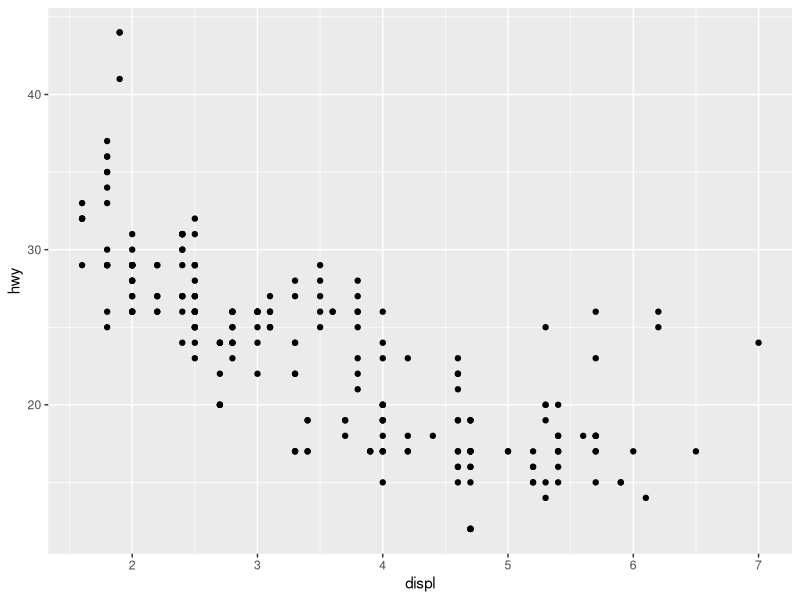
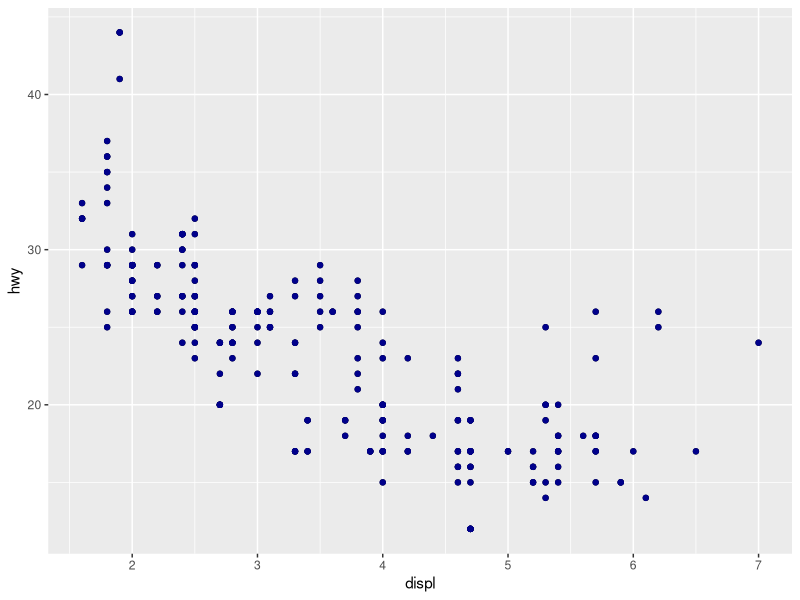
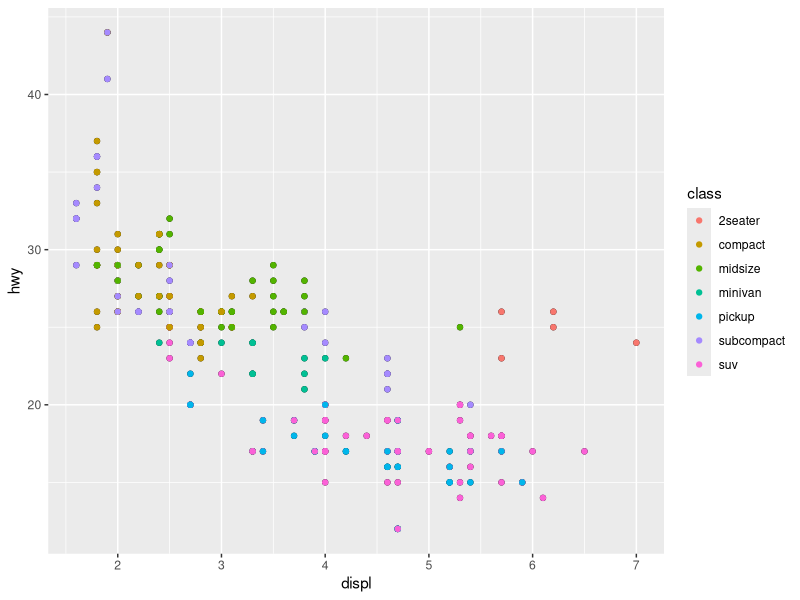
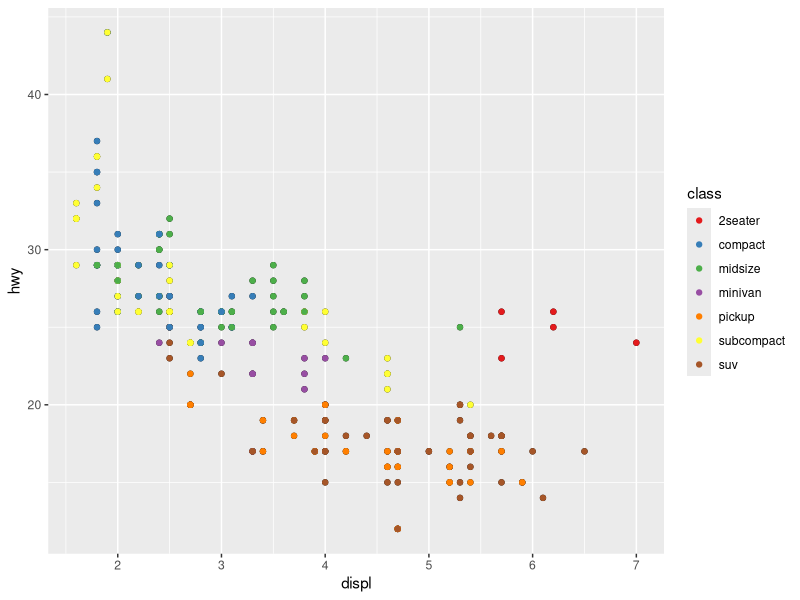
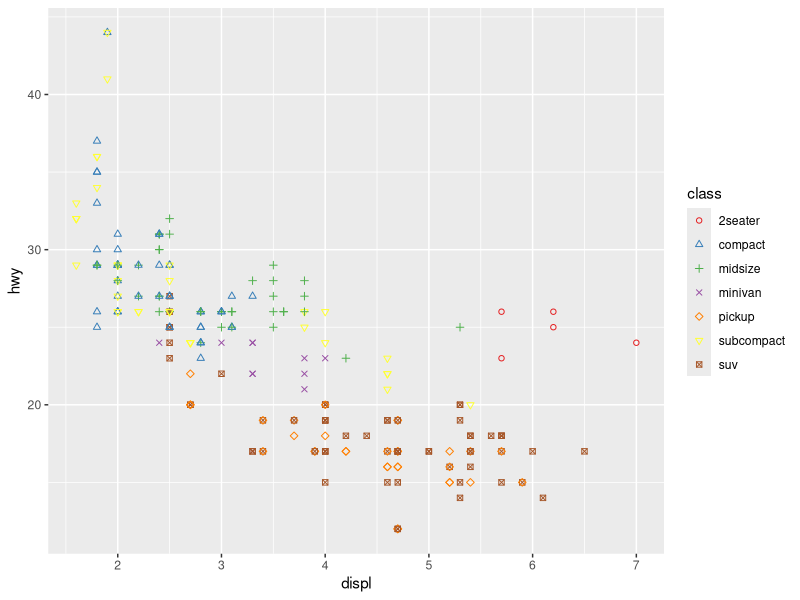
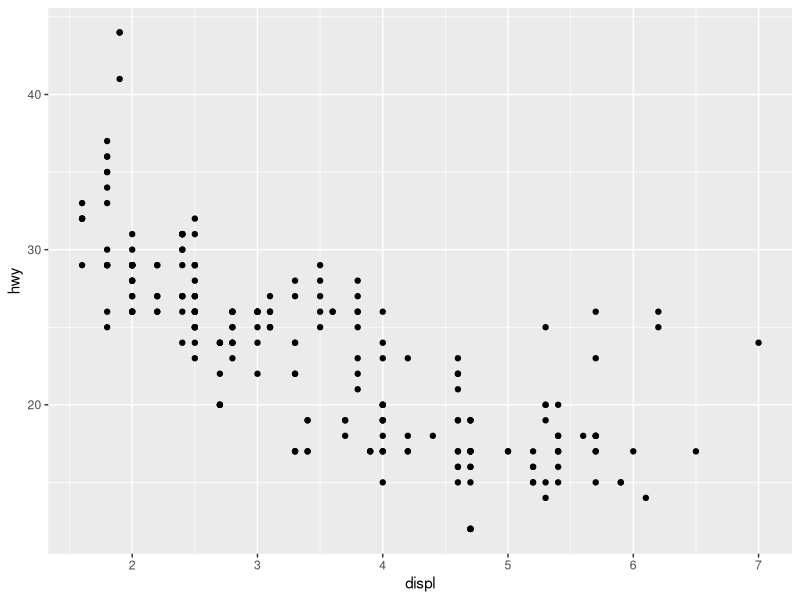
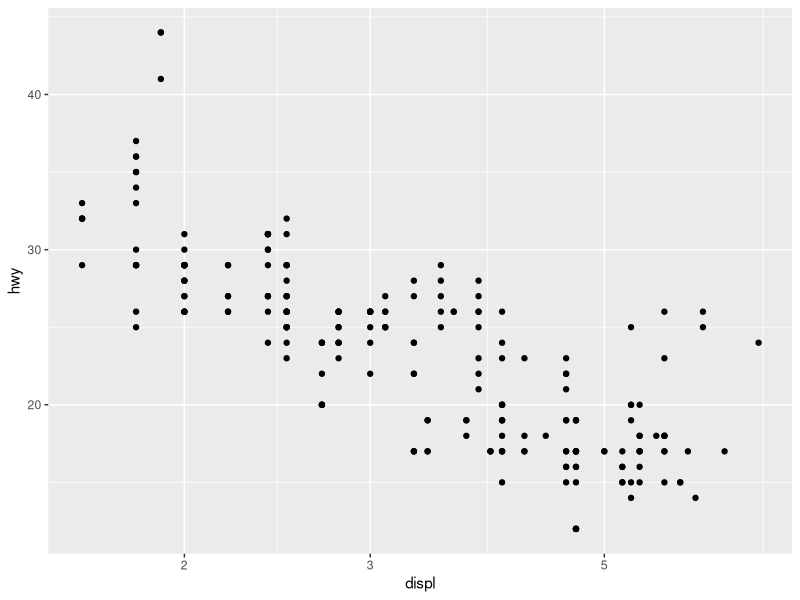
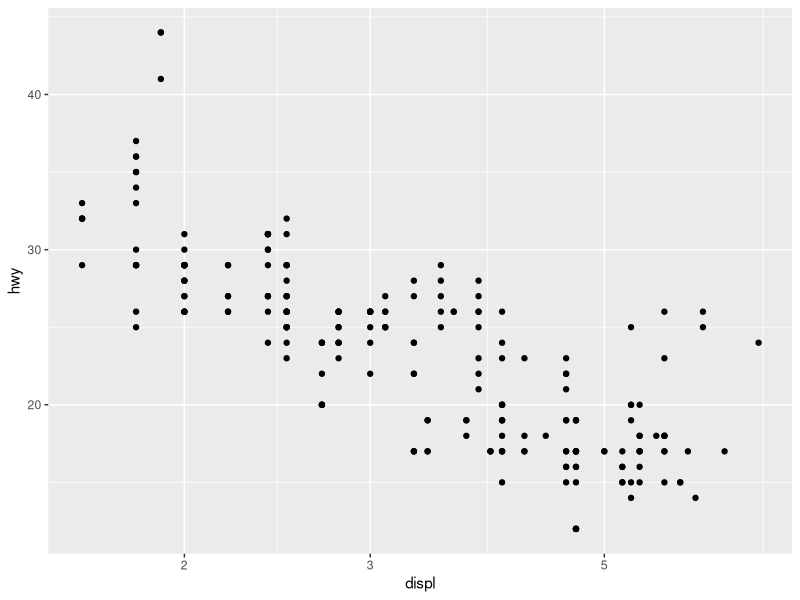

The R script that drew these images, in order:
##-------------class7:高级绘图-----------##
rm(list = ls())
library(ggplot2)
data(mpg)
head(mpg) # 耗油量数据集
#hwy：高速公路行驶记录每加仑行驶的英里数（miles per gallon，mpg）
#displ：发动机排量（L）
#drv：动力传动系统（前轮f，后轮r，四轮4）
#class：描述汽车种类的变量（双座，SUV，紧凑型等）

# 散点图
p <- ggplot(data=mpg, aes(x=displ, y=hwy)) + geom_point() 
# 创建p图层，数据集mpg，aes进行数据映射，+ geom_point() 添加散点图图层
print(p) # 绘制图层
p + geom_point(colour="darkblue")  # colour控制颜色属性
p + geom_point(aes(colour=class))     # 不同class进行颜色映射
# 标尺scale 颜色、形状
p + geom_point(aes(colour=class)) + scale_color_brewer(palette = "Set1")  # 修改颜色标尺

# 整合
ggplot(data=mpg, aes(x=displ, y=hwy)) + 
  geom_point(aes(colour=class, shape=class)) + 
  scale_color_brewer(palette = "Set1") + # 注意添加图层“+”号的置于末尾
  scale_shape_manual(values=rep(1:7))  # 修改形状

# 标尺scale 坐标刻度
print(p)
p + scale_x_log10()  # x轴取对数
p + scale_x_continuous(trans="log10") # 同上
p + scale_x_reverse() # X轴颠倒
p + scale_x_sqrt()  # x轴开根号
p + coord_trans(x="sqrt") # 同上

# 主题
ggplot(data=mpg, aes(x=displ, y=hwy)) + geom_point() +
  theme_bw() + # 白色背景
  theme(panel.grid.minor.y =element_blank(), # 删掉网格线
        axis.text.x = element_text(size = 15, color = "darkblue",
                                   face = "bold", vjust = 0.5,
                                   hjust = 0.5, angle = 45))
# face ("plain", "italic", "bold", "bold.italic"):“普通”，“斜体”，“粗体”，“ bold.italic”
#vjust:水平对齐[0，1]；hjust:垂直对齐[0,1];angle:角度[0,360]
ggplot(data=mpg, aes(x=displ, y=hwy)) + geom_point() + theme_classic()
#theme_classic():具有x和y轴线且无网格线的经典外观主题
ggplot(data=mpg, aes(x=displ, y=hwy)) + geom_point() + theme_minimal()
#theme_minimal():没有背景注释的简约主题。

# 图例
ggplot(data=mpg, aes(x=displ, y=hwy, colour=class)) + 
  geom_point() + scale_color_brewer(palette = "Set1") +
  theme(legend.title=element_blank(),
        legend.position='bottom',
        legend.key.size=unit(1,'cm'),
        legend.background=element_rect(colour="black",fill="white"))

# 标签
ggplot(mpg, aes(x=displ, y=hwy)) + xlim(2,6) + geom_point() + ylab("") + 
  geom_hline(yintercept=20) +
  labs(x="displ(L)", title="mpg") + 
  geom_text(x=3, y=40, label="Text 2")
# geom_abline添加斜线， geom_hline添加水平线，geom_vline添加垂直线

# 分面facet
p + geom_point(aes(colour=class)) + facet_wrap(~class)

# 点线图
df <- data.frame(supp=rep(c("VC", "OJ"), each=3),
                 dose=rep(c("D0.5", "D1", "D2"),2),
                 len=c(6.8, 15, 33, 4.2, 10, 29.5))
head(df)
ggplot(df, aes(x=dose, y=len, group=supp)) +
  geom_line(aes(linetype=supp, color = supp))+
  geom_point(aes(shape=supp, color = supp))

# 柱状图/条形图
p <- ggplot(mpg,aes(x=manufacturer,fill=manufacturer)) + geom_bar()
p 
p + theme(axis.text.x = element_text(vjust = 0.5, hjust = 0.5, angle = 45)) # 修改坐标轴刻度

ggplot(mpg,aes(x=manufacturer, fill=class)) + 
  geom_bar() + 
  theme(axis.text.x = element_text(vjust = 0.5, hjust = 0.5, angle = 45))

ggplot(mpg,aes(x=manufacturer, fill=class)) + 
  geom_bar(position=position_dodge()) + 
  theme(axis.text.x = element_text(vjust = 0.5, hjust = 0.5, angle = 45))

# 饼图
ggplot(mpg,aes(x=factor(1),fill=manufacturer)) + geom_bar() + 
  coord_polar(theta="y")  # 极坐标转换

# 直方图
ggplot(mpg) + geom_histogram(aes(hwy))
ggplot(mpg) + geom_histogram(aes(x=hwy,fill=class)) + 
  scale_fill_brewer() #根据变量填充颜色
ggplot(mpg) + geom_histogram(aes(x=hwy,fill=class),binwidth=2) + 
  scale_fill_brewer() #binwidth设置组距

ggplot(mpg) + geom_histogram(aes(x=hwy,fill=class),position="fill") +
  scale_fill_brewer() # 按百分比填充
#position="fill":堆叠图形元素并将高度标准为1

ggplot(mpg) + geom_histogram(aes(x=hwy,fill=class),position="dodge") + 
  scale_fill_brewer() + xlim(25,28)
# position="dodge":避免重叠，并排放置

# 密度图
ggplot(mpg) + geom_density(aes(x=hwy,colour=class,fill=class),alpha=0.5)

# 箱线图
ggplot(mpg) + geom_boxplot(aes(x=class,y=hwy,fill=class))

# 提琴图
ggplot(mpg) + geom_violin(aes(x=class,y=hwy,fill=class))

ggplot(mpg,aes(x=class,y=hwy,fill=class)) + 
  geom_violin()+
  stat_summary(fun = mean,geom="point") # stat 统计均值

# homework
library(ggplot2)
ggplot(mpg,aes(x=class,y=hwy,fill=class)) + 
  geom_violin() +
  stat_summary(fun = mean,geom="point") +
  stat_summary(fun = mean,geom="line",group = 1) +
  labs(title="mpg") +
  theme(plot.title = element_text(hjust = 0.5))


